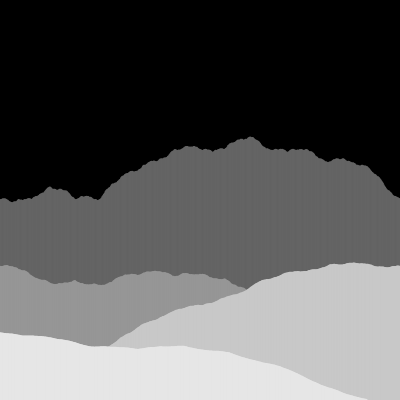
Frame 1 (no input)
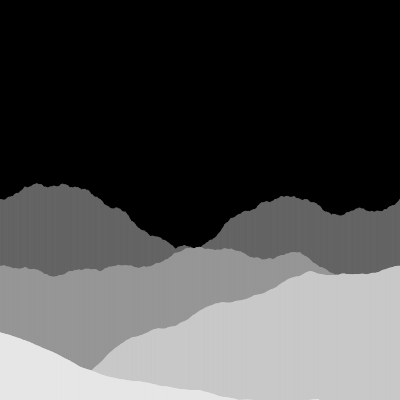
Frame 2 (the mouse pressed at the canvas centre, redrawn once)

The p5.js sketch that drew these frames (run headless with seeded random() and noise() and a simulated clock; the mouse was pressed at the canvas centre and the sketch redrawn once):

// p5.js sketch
// ── sketch.js
function setup() {
	createCanvas(400, 400);

	noLoop();
}

function draw() {
	background(0);

	layer1 = createLayer("HIGH", 1, 50, 100);
	layer2 = createLayer("MID", 1, 30, 150);
	layer3 = createLayer("LOW_LEFT", 1.2, 30, 200);
	layer4 = createLayer("LOW_RIGHT", 1.4, 20, 230);

	layer1.show();
	layer2.show();
	layer3.show();
	layer4.show();
}

function createLayer(type, roughness, verticalDisplacement, tint) {
	stroke(tint);

	let start, end;

	if (type === "LOW_LEFT") {
		start = createVector(random(0, width / 3), height);
		end = createVector(width, height / 1.5);
	} else if (type === "LOW_RIGHT") {
		start = createVector(0, height / 1.2);
		end = createVector(random(width, width / 1.5), height);
	} else if (type === "MID") {
		start = createVector(0, height / 1.5);
		end = createVector(width, random(height / 2, height));
	} else if (type === "HIGH") {
		start = createVector(0, height / 2);
		end = createVector(width, height / 2);
	}

	terrain = new Terrain(start, end, roughness, verticalDisplacement, tint);
	return terrain;
}

function mouseReleased() {
	redraw();
}

// ── terrain.js
class Terrain {
	constructor(start, end, roughness, verticalDisplacement, tint) {
		this.start = start || createVector(0, height / 2);
		this.end = end || createVector(width, height / 2);
		this.roughness = roughness || 1;
		this.verticalDisplacement = verticalDisplacement || (this.start.y + this.end.y) / 2;
		this.tint = tint || color(255);
	}

	show() {
		let displacementMap = this.midpointDisplacement();

		stroke(this.tint);
		strokeWeight(2);
		for (let i = 0; i < displacementMap.length; i++) {
			point = displacementMap[i];
			line(point.x, point.y, point.x, height + 1);
		}
	}

	midpointDisplacement() {
		let verticalDisplacement = this.verticalDisplacement;

		let points = [this.start, this.end];

		let iteration = 1;
		let maxIterations = 9;

		while (iteration <= maxIterations) {
			let segments = [...points];
			let possibleDisplacements = [-verticalDisplacement, verticalDisplacement];

			for (let i = 0; i < segments.length - 1; i++) {
				let beginSegment = segments[i];
				let endSegment = segments[i + 1];
				let midpoint = createVector(0, 0);
				midpoint.x = (beginSegment.x + endSegment.x) / 2;
				midpoint.y = (beginSegment.y + endSegment.y) / 2;

				let d = random(possibleDisplacements);
				// print(d);
				midpoint.y += d;

				points.push(midpoint);
				points.sort(this.compareVectors);
			}

			verticalDisplacement *= pow(2, -this.roughness);
			iteration += 1;
		}

		return points;
	}

	// Will be used to sort vector array.
	compareVectors(a, b) {
		return a.x - b.x || a.y - b.y || a.z - b.z;
	}

	// Picks random value from array.
	choice(array) {
		return array[floor(random() * array.length)];
	}
}
